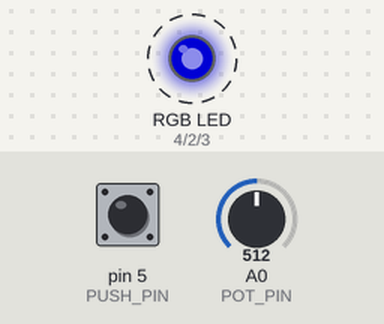
The sketch below on a simulated Arduino Uno, built with avr-gcc and run on an emulated ATmega328P. On the bench: an RGB LED mixed from three pins (HIGH = lit). Dashed ring = blinking. Inputs (shaded band) come from the test bench; at power-on: A0 (POT_PIN) = 512, pin 5 (PUSH_PIN) LOW. Dim RGB values are drawn brighter than linear.

Above: at 1.2 s.
1.3 s: A0 (POT_PIN) set to 716
At 1.9 s:
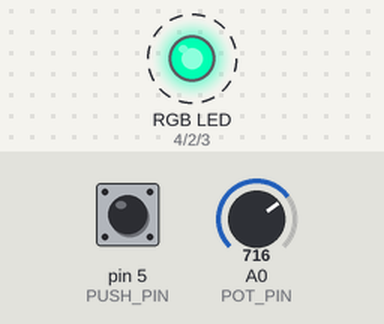
4.3 s: pin 5 (PUSH_PIN) pulled HIGH for 0.15 s
At 4.37 s:
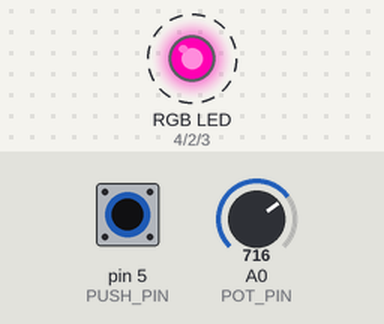
7.3 s: A0 (POT_PIN) set to 900
At 7.75 s:
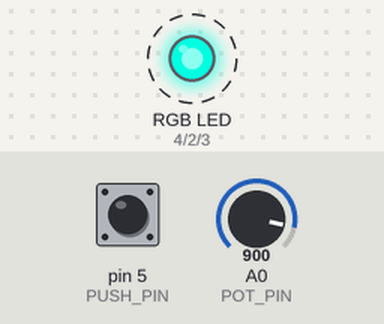
10.3 s: pin 5 (PUSH_PIN) pulled HIGH for 1 s
At 10.9 s:
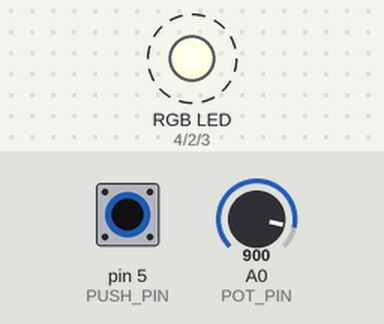
13.3 s: A0 (POT_PIN) set to 122
At 13.75 s:
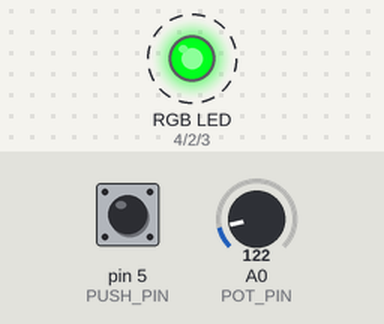
16.3 s: pin 5 (PUSH_PIN) pulled HIGH for 0.15 s
At 16.37 s:
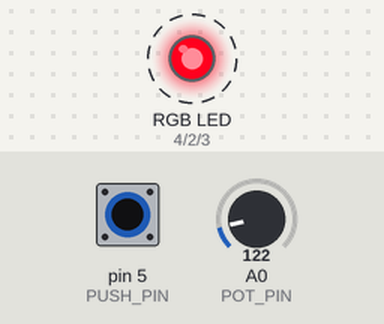
Timing chart, 0 to 20.3 s (numbered marks = the images above; inputs shaded):
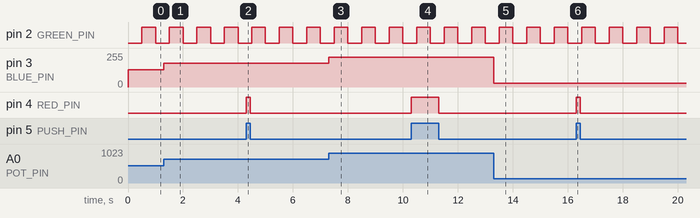

Measured:
- after the input at 1.3 s, pin 3 (BLUE_PIN): 128/255 → 179/255 at once
- after the input at 4.3 s, pin 4 (RED_PIN): LOW → HIGH at once, → LOW 0.15 s later
- after the input at 7.3 s, pin 3 (BLUE_PIN): 179/255 → 225/255 at once
- after the input at 10.3 s, pin 4 (RED_PIN): LOW → HIGH at once, → LOW 1.0 s later
- after the input at 13.3 s, pin 3 (BLUE_PIN): 225/255 → 30/255 at once
- after the input at 16.3 s, pin 4 (RED_PIN): LOW → HIGH at once, → LOW 0.15 s later
- by itself, pin 2 (GREEN_PIN): alternates HIGH for 0.50 s and LOW for 0.50 s

The sketch:

sketch_sep29a.ino
```cpp
#define GREEN_PIN 2
#define BLUE_PIN 3
#define RED_PIN 4
#define PUSH_PIN 5
#define POT_PIN A0


unsigned long previousTimeLEDBlink = millis();
unsigned long blinkDelay = 500;

int LEDState = LOW;

void setup() {
  Serial.begin(115200);
  Serial.setTimeout(10);

  pinMode(GREEN_PIN, OUTPUT);
  pinMode(BLUE_PIN, OUTPUT);
  pinMode(RED_PIN, OUTPUT);

  pinMode(PUSH_PIN, INPUT);
}

void checkButtonPress(){
  if(digitalRead(PUSH_PIN)){
    digitalWrite(RED_PIN, HIGH);
  } else {
    digitalWrite(RED_PIN, LOW);
  }
}

void checkPot(){
  int currentPotVal = (analogRead(POT_PIN) / 4);

  analogWrite(BLUE_PIN, currentPotVal);
}

void loop() {
  if (Serial.available() > 0) {
    int data = Serial.parseInt();
    if ((data >= 100) && (data <= 4000)) {
      blinkDelay = data;
    }
  }

  unsigned long timeNow = millis();
  if (timeNow - previousTimeLEDBlink > blinkDelay) {
    if (LEDState == LOW) {
      LEDState = HIGH;
    }
    else {
      LEDState = LOW;
    }
    digitalWrite(GREEN_PIN, LEDState);
    previousTimeLEDBlink += blinkDelay;
  }


  checkButtonPress();
  checkPot();

}
```
